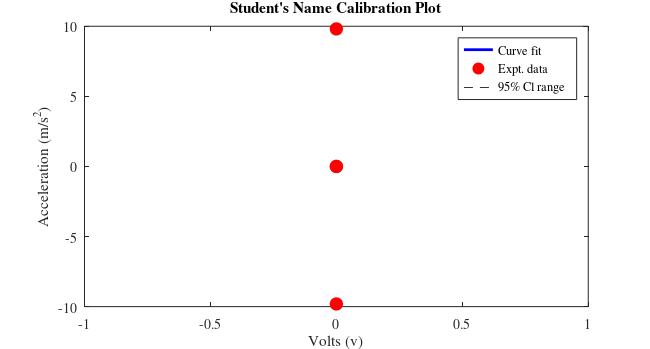
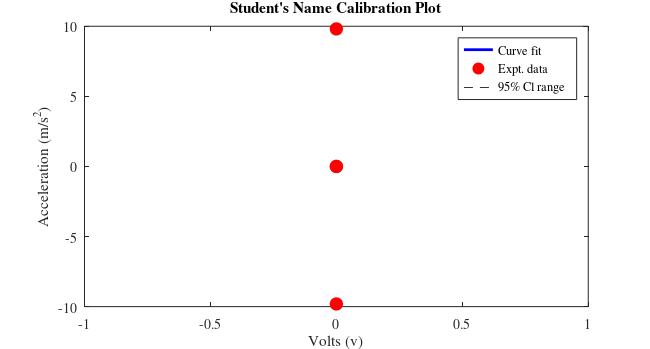

MATLAB code for these plots, in order:
% This is a generic program to generate calibration plot and provide slope
% and intercept data
%%%%%%%%%%%%%%%%%%%%%%%%%%%%%%%%%%%%%%%%%%%%%%%
% Date: 09/02/2025
% Author: Dr. Christopher Bitikofer
% Decription:
% This code and it's supporting functions can be configured to collect data
% using the NI-MyDAQ.
% The user must provide appropriate information - see beginning of code.
%%%%%%%%%%%%%%%%%%%%%%%%%%%%%%%%%%%%%%%%%%%%%%%
% THIS CODE OVERWRITES THE DATA. PLEASE MOVE THE FILES OR RENAME PRIOR TO
% RERUNNING THE CODE
%%%%%%%%%%%%%%%%%%%%%%%%%%%%%%%%%%%%%%%%%%%%%%%
clear all
close all
clc

%% User have to manually add information
x = [0.0 0.0 0.0 0.0]; %Voltage Data
y = [0 -9.81 0 9.81]; % Acceleration
t_nuP= 0; % Value read from t-student's table
plotTitle = 'Student''s Name Calibration Plot';

%% End of user information
[p,s] = polyfit (x,y,1); % Curve fitting with 1st order fit
xfit = x;% Generating degree of freedom for the curve fit
yfit = polyval(p,xfit);
nu = s.df; % Getting degree of freedom for the curve fit 
norm = s.normr; % Getting the norm of the curve fitting
syx = norm/sqrt(nu);

% Generating figure with specific size
figure(1)
set(gcf,'unit','inches','position',[0.50 0.50 6.50 3.50],...
    'defaultaxesfontsize',10,'defaultaxesfontname','times');
% Plotting data
plot(xfit,yfit,'b-','linewidth',2);hold on
plot(x,y,'ro','markersize',9,'markerfacecolor','r')
xlabel('Volts (v)')
ylabel('Acceleration (m/s^{2})')
% Now adding 95% confidence level in the plot
y_cl_low = yfit - t_nuP*syx; % Using regression analysis
y_cl_up  = yfit + t_nuP*syx;
plot(xfit,y_cl_low,'--','color',[0.2 0.2 0.2], 'HandleVisibility','off');
plot(xfit,y_cl_up,'--','color',[0.2 0.2 0.2]);

legend('Curve fit','Expt. data','95% Cl range','location','Northeast')
title(plotTitle)
text(1.5,-5,sprintf('y = %3.4fx + %3.4f',p(1),p(2)),'Fontname','times')
text(1.5,-7,sprintf('Norm = %3.4fx',s.normr),'Fontname','times')
text(1.5,-9,sprintf('s_{yx} = %3.4f',syx),'Fontname','times')

%% Saving the files in png and pdf format
figName = ['../Figures/Student_Name_Exp03_Calibration'];
set(gcf,'PaperPositionMode','auto')
print(figName,'-dpng','-r600')
set(gcf,'PaperUnits','inches','Units','inches');
figpos = get(gcf,'Position');
set(gcf,'Papersize',figpos(3:4),'Units','inches');
print(figName,'-dpdf','-r600')